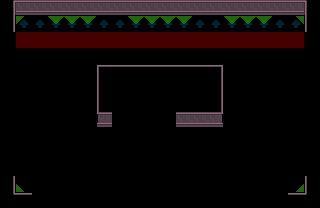

This game map was drawn from its Tiled (.tmx) file and the tilesets committed beside it. A one-line description and the trimmed map source follow:
An orthogonal 20x13 tile map with 16x16 px tiles, 4 tile layers (Walls, Markers, Walls Top None, Markers Top None), 36 hidden layers not drawn, 2 tilesets.

<map version="1.0" tiledversion="1.1.2" orientation="orthogonal" renderorder="right-up" width="20" height="13" tilewidth="16" tileheight="16" infinite="0" nextobjectid="1">
 <tileset firstgid="1" name="walls" tilewidth="16" tileheight="16" spacing="2" margin="1" tilecount="56" columns="14">
  <image source="../Assets/Sprites/Env/walls.png" width="252" height="72" />
 </tileset>
 <tileset firstgid="57" name="markers" tilewidth="16" tileheight="16" tilecount="11" columns="11">
  <image source="../Assets/Sprites/markers.png" width="176" height="16" />
 </tileset>
 <layer name="Walls" width="20" height="13">
  <data>[260 cells, 44 non-empty, 17 distinct tile ids]</data>
 </layer>
 <layer name="Markers" width="20" height="13">
  <data>[260 cells, 0 non-empty, 0 distinct tile ids]</data>
 </layer>
 <layer name="Walls Left Top" width="20" height="13" visible="0">
  <data>[260 cells, 9 non-empty, 4 distinct tile ids]</data>
 </layer>
 <layer name="Markers Left Top" width="20" height="13" visible="0">
  <data>[260 cells, 4 non-empty, 1 distinct tile ids]</data>
 </layer>
 <layer name="Walls Left Bottom" width="20" height="13" visible="0">
  <data>[260 cells, 9 non-empty, 4 distinct tile ids]</data>
 </layer>
 <layer name="Markers Left Bottom" width="20" height="13" visible="0">
  <data>[260 cells, 4 non-empty, 1 distinct tile ids]</data>
 </layer>
 <layer name="Walls Left Full" width="20" height="13" visible="0">
  <data>[260 cells, 2 non-empty, 2 distinct tile ids]</data>
 </layer>
 <layer name="Markers Left Full" width="20" height="13" visible="0">
  <data>[260 cells, 6 non-empty, 1 distinct tile ids]</data>
 </layer>
 <layer name="Walls Left Center" width="20" height="13" visible="0">
  <data>[260 cells, 8 non-empty, 4 distinct tile ids]</data>
 </layer>
 <layer name="Markers Left Center" width="20" height="13" visible="0">
  <data>[260 cells, 6 non-empty, 1 distinct tile ids]</data>
 </layer>
 <layer name="Walls Left None" width="20" height="13" visible="0">
  <data>[260 cells, 12 non-empty, 2 distinct tile ids]</data>
 </layer>
 <layer name="Walls Right Top" width="20" height="13" visible="0">
  <data>[260 cells, 9 non-empty, 4 distinct tile ids]</data>
 </layer>
 <layer name="Markers Right Top" width="20" height="13" visible="0">
  <data>[260 cells, 4 non-empty, 1 distinct tile ids]</data>
 </layer>
 <layer name="Walls Right Bottom" width="20" height="13" visible="0">
  <data>[260 cells, 9 non-empty, 4 distinct tile ids]</data>
 </layer>
 <layer name="Markers Right Bottom" width="20" height="13" visible="0">
  <data>[260 cells, 4 non-empty, 1 distinct tile ids]</data>
 </layer>
 <layer name="Walls Right Full" width="20" height="13" visible="0">
  <data>[260 cells, 2 non-empty, 2 distinct tile ids]</data>
 </layer>
 <layer name="Markers Right Full" width="20" height="13" visible="0">
  <data>[260 cells, 6 non-empty, 1 distinct tile ids]</data>
 </layer>
 <layer name="Walls Right Center" width="20" height="13" visible="0">
  <data>[260 cells, 8 non-empty, 4 distinct tile ids]</data>
 </layer>
 <layer name="Markers Right Center" width="20" height="13" visible="0">
  <data>[260 cells, 6 non-empty, 1 distinct tile ids]</data>
 </layer>
 <layer name="Walls Right None" width="20" height="13" visible="0">
  <data>[260 cells, 12 non-empty, 2 distinct tile ids]</data>
 </layer>
 <layer name="Walls Bottom Right" width="20" height="13" visible="0">
  <data>[260 cells, 44 non-empty, 16 distinct tile ids]</data>
 </layer>
 <layer name="Markers Bottom Right" width="20" height="13" visible="0">
  <data>[260 cells, 6 non-empty, 2 distinct tile ids]</data>
 </layer>
 <layer name="Walls Bottom Left" width="20" height="13" visible="0">
  <data>[260 cells, 43 non-empty, 16 distinct tile ids]</data>
 </layer>
 <layer name="Markers Bottom Left" width="20" height="13" visible="0">
  <data>[260 cells, 6 non-empty, 2 distinct tile ids]</data>
 </layer>
 <layer name="Walls Bottom Full" width="20" height="13" visible="0">
  <data>[260 cells, 22 non-empty, 12 distinct tile ids]</data>
 </layer>
 <layer name="Markers Bottom Full" width="20" height="13" visible="0">
  <data>[260 cells, 14 non-empty, 2 distinct tile ids]</data>
 </layer>
 <layer name="Walls Bottom Center" width="20" height="13" visible="0">
  <data>[260 cells, 38 non-empty, 14 distinct tile ids]</data>
 </layer>
 <layer name="Markers Bottom Center" width="20" height="13" visible="0">
  <data>[260 cells, 14 non-empty, 2 distinct tile ids]</data>
 </layer>
 <layer name="Walls Bottom None" width="20" height="13" visible="0">
  <data>[260 cells, 34 non-empty, 11 distinct tile ids]</data>
 </layer>
 <layer name="Markers Bottom None" width="20" height="13" visible="0">
  <data>[260 cells, 14 non-empty, 2 distinct tile ids]</data>
 </layer>
 <layer name="Walls Top Right" width="20" height="13" visible="0">
  <data>[260 cells, 21 non-empty, 4 distinct tile ids]</data>
 </layer>
 <layer name="Markers Top Right" width="20" height="13" visible="0">
  <data>[260 cells, 38 non-empty, 2 distinct tile ids]</data>
 </layer>
 <layer name="Walls Top Left" width="20" height="13" visible="0">
  <data>[260 cells, 21 non-empty, 4 distinct tile ids]</data>
 </layer>
 <layer name="Markers Top Left" width="20" height="13" visible="0">
  <data>[260 cells, 38 non-empty, 2 distinct tile ids]</data>
 </layer>
 <layer name="Walls Top Full" width="20" height="13" visible="0">
  <data>[260 cells, 2 non-empty, 2 distinct tile ids]</data>
 </layer>
 <layer name="Markers Top Full" width="20" height="13" visible="0">
  <data>[260 cells, 10 non-empty, 1 distinct tile ids]</data>
 </layer>
 <layer name="Walls Top Center" width="20" height="13" visible="0">
  <data>[260 cells, 18 non-empty, 4 distinct tile ids]</data>
 </layer>
 <layer name="Markers Top Center" width="20" height="13" visible="0">
  <data>[260 cells, 36 non-empty, 2 distinct tile ids]</data>
 </layer>
 <layer name="Walls Top None" width="20" height="13">
  <data>[260 cells, 26 non-empty, 2 distinct tile ids]</data>
 </layer>
 <layer name="Markers Top None" width="20" height="13">
  <data>[260 cells, 36 non-empty, 2 distinct tile ids]</data>
 </layer>
</map>